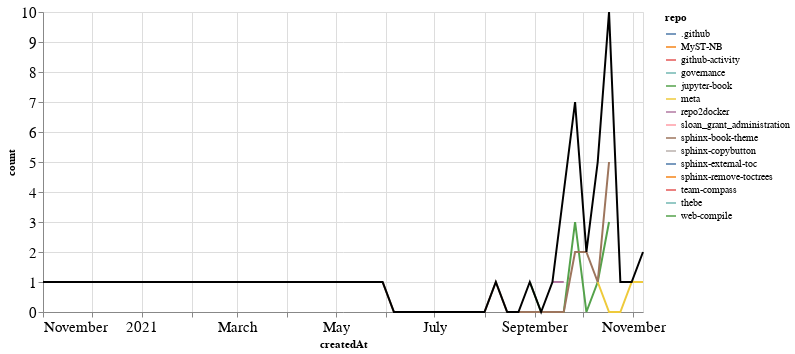

Notebook code for this chart:
### Markdown cell above
### PRs

### Code cell
prs_time = prs.groupby('repo').resample('W', on='createdAt').count()['author'].reset_index()
prs_time = prs_time.rename(columns={'author': 'count'})
prs_time_total = prs_time.groupby('createdAt').agg({"count": "sum"}).reset_index()

ch1 = alt.Chart(prs_time, width=600).mark_line().encode(
    x='createdAt',
    y='count',
    color='repo',
    tooltip="repo"
)

ch2 = alt.Chart(prs_time_total, width=600).mark_line(color="black").encode(
    x='createdAt',
    y='count',
)

ch1 + ch2

### Figure 1 — Vega-Lite specification as saved in the notebook (floating-point values rounded to 4 significant figures)
{"config": {"axisLeft": {"labelFontSize": 15}, "axisBottom": {"labelFontSize": 15}}, "layer": [{"data": {"name": "data-05401ab8e8c6bba8c0902bd541daeecc"}, "mark": "line", "encoding": {"color": {"type": "nominal", "field": "repo"}, "tooltip": {"type": "nominal", "field": "repo"}, "x": {"type": "temporal", "field": "createdAt"}, "y": {"type": "quantitative", "field": "count"}}, "width": 600}, {"data": {"name": "data-6eab172f86fa73d21b5ad6d84cb22975"}, "mark": {"type": "line", "color": "black"}, "encoding": {"x": {"type": "temporal", "field": "createdAt"}, "y": {"type": "quantitative", "field": "count"}}, "width": 600}], "$schema": "https://vega.github.io/schema/vega-lite/v4.8.1.json", "datasets": {"data-05401ab8e8c6bba8c0902bd541daeecc": [{"repo": ".github", "createdAt": "2021-11-07T00:00:00", "count": 1}, {"repo": "MyST-NB", "createdAt": "2021-10-10T00:00:00", "count": 1}, {"repo": "github-activity", "createdAt": "2021-04-04T00:00:00", "count": 1}, {"repo": "governance", "createdAt": "2021-09-19T00:00:00", "count": 2}, {"repo": "jupyter-book", "createdAt": "2021-08-29T00:00:00", "count": 1}, {"repo": "jupyter-book", "createdAt": "2021-09-05T00:00:00", "count": 0}, {"repo": "jupyter-book", "createdAt": "2021-09-12T00:00:00", "count": 0}, {"repo": "jupyter-book", "createdAt": "2021-09-19T00:00:00", "count": 0}, {"repo": "jupyter-book", "createdAt": "2021-09-26T00:00:00", "count": 3}, {"repo": "jupyter-book", "createdAt": "2021-10-03T00:00:00", "count": 0}, {"repo": "jupyter-book", "createdAt": "2021-10-10T00:00:00", "count": 1}, {"repo": "jupyter-book", "createdAt": "2021-10-17T00:00:00", "count": 3}, {"repo": "meta", "createdAt": "2021-10-10T00:00:00", "count": 1}, {"repo": "meta", "createdAt": "2021-10-17T00:00:00", "count": 0}, {"repo": "meta", "createdAt": "2021-10-24T00:00:00", "count": 0}, {"repo": "meta", "createdAt": "2021-10-31T00:00:00", "count": 1}, {"repo": "meta", "createdAt": "2021-11-07T00:00:00", "count": 1}, {"repo": "repo2docker", "createdAt": "2021-09-12T00:00:00", "count": 1}, {"repo": "repo2docker", "createdAt": "2021-09-19T00:00:00", "count": 1}, {"repo": "sloan_grant_administration", "createdAt": "2021-10-10T00:00:00", "count": 1}, {"repo": "sphinx-book-theme", "createdAt": "2021-05-30T00:00:00", "count": 1}, {"repo": "sphinx-book-theme", "createdAt": "2021-06-06T00:00:00", "count": 0}, {"repo": "sphinx-book-theme", "createdAt": "2021-06-13T00:00:00", "count": 0}, {"repo": "sphinx-book-theme", "createdAt": "2021-06-20T00:00:00", "count": 0}, {"repo": "sphinx-book-theme", "createdAt": "2021-06-27T00:00:00", "count": 0}, {"repo": "sphinx-book-theme", "createdAt": "2021-07-04T00:00:00", "count": 0}, {"repo": "sphinx-book-theme", "createdAt": "2021-07-11T00:00:00", "count": 0}, {"repo": "sphinx-book-theme", "createdAt": "2021-07-18T00:00:00", "count": 0}, {"repo": "sphinx-book-theme", "createdAt": "2021-07-25T00:00:00", "count": 0}, {"repo": "sphinx-book-theme", "createdAt": "2021-08-01T00:00:00", "count": 0}, {"repo": "sphinx-book-theme", "createdAt": "2021-08-08T00:00:00", "count": 1}, {"repo": "sphinx-book-theme", "createdAt": "2021-08-15T00:00:00", "count": 0}, {"repo": "sphinx-book-theme", "createdAt": "2021-08-22T00:00:00", "count": 0}, {"repo": "sphinx-book-theme", "createdAt": "2021-08-29T00:00:00", "count": 0}, {"repo": "sphinx-book-theme", "createdAt": "2021-09-05T00:00:00", "count": 0}, {"repo": "sphinx-book-theme", "createdAt": "2021-09-12T00:00:00", "count": 0}, {"repo": "sphinx-book-theme", "createdAt": "2021-09-19T00:00:00", "count": 0}, {"repo": "sphinx-book-theme", "createdAt": "2021-09-26T00:00:00", "count": 2}, {"repo": "sphinx-book-theme", "createdAt": "2021-10-03T00:00:00", "count": 2}, {"repo": "sphinx-book-theme", "createdAt": "2021-10-10T00:00:00", "count": 1}, {"repo": "sphinx-book-theme", "createdAt": "2021-10-17T00:00:00", "count": 5}, {"repo": "sphinx-copybutton", "createdAt": "2021-10-17T00:00:00", "count": 2}, {"repo": "sphinx-external-toc", "createdAt": "2021-09-19T00:00:00", "count": 1}, {"repo": "sphinx-remove-toctrees", "createdAt": "2021-10-24T00:00:00", "count": 1}, {"repo": "team-compass", "createdAt": "2021-09-26T00:00:00", "count": 1}, {"repo": "thebe", "createdAt": "2020-11-01T00:00:00", "count": 1}, {"repo": "web-compile", "createdAt": "2021-09-26T00:00:00", "count": 1}], "data-6eab172f86fa73d21b5ad6d84cb22975": [{"createdAt": "2020-11-01T00:00:00", "count": 1}, {"createdAt": "2021-04-04T00:00:00", "count": 1}, {"createdAt": "2021-05-30T00:00:00", "count": 1}, {"createdAt": "2021-06-06T00:00:00", "count": 0}, {"createdAt": "2021-06-13T00:00:00", "count": 0}, {"createdAt": "2021-06-20T00:00:00", "count": 0}, {"createdAt": "2021-06-27T00:00:00", "count": 0}, {"createdAt": "2021-07-04T00:00:00", "count": 0}, {"createdAt": "2021-07-11T00:00:00", "count": 0}, {"createdAt": "2021-07-18T00:00:00", "count": 0}, {"createdAt": "2021-07-25T00:00:00", "count": 0}, {"createdAt": "2021-08-01T00:00:00", "count": 0}, {"createdAt": "2021-08-08T00:00:00", "count": 1}, {"createdAt": "2021-08-15T00:00:00", "count": 0}, {"createdAt": "2021-08-22T00:00:00", "count": 0}, {"createdAt": "2021-08-29T00:00:00", "count": 1}, {"createdAt": "2021-09-05T00:00:00", "count": 0}, {"createdAt": "2021-09-12T00:00:00", "count": 1}, {"createdAt": "2021-09-19T00:00:00", "count": 4}, {"createdAt": "2021-09-26T00:00:00", "count": 7}, {"createdAt": "2021-10-03T00:00:00", "count": 2}, {"createdAt": "2021-10-10T00:00:00", "count": 5}, {"createdAt": "2021-10-17T00:00:00", "count": 10}, {"createdAt": "2021-10-24T00:00:00", "count": 1}, {"createdAt": "2021-10-31T00:00:00", "count": 1}, {"createdAt": "2021-11-07T00:00:00", "count": 2}]}}
